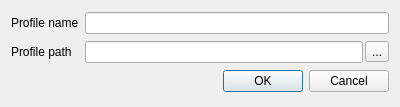
<?xml version="1.0" encoding="UTF-8"?>
<ui version="4.0">
 <class>Dialog</class>
 <widget class="QDialog" name="Dialog">
  <property name="geometry">
   <rect>
    <x>0</x>
    <y>0</y>
    <width>400</width>
    <height>107</height>
   </rect>
  </property>
  <property name="windowTitle">
   <string>Save as profile</string>
  </property>
  <layout class="QGridLayout" name="gridLayout">
   <item row="0" column="0">
    <widget class="QLabel" name="label">
     <property name="text">
      <string>Profile name</string>
     </property>
    </widget>
   </item>
   <item row="0" column="1">
    <widget class="QLineEdit" name="leName"/>
   </item>
   <item row="1" column="0">
    <widget class="QLabel" name="label_2">
     <property name="text">
      <string>Profile path</string>
     </property>
    </widget>
   </item>
   <item row="1" column="1">
    <layout class="QHBoxLayout" name="horizontalLayout">
     <property name="spacing">
      <number>2</number>
     </property>
     <item>
      <widget class="QLineEdit" name="leFilePath"/>
     </item>
     <item>
      <widget class="QToolButton" name="btnBrowse">
       <property name="toolTip">
        <string>Browse...</string>
       </property>
       <property name="text">
        <string>...</string>
       </property>
      </widget>
     </item>
    </layout>
   </item>
   <item row="2" column="0" colspan="2">
    <widget class="QDialogButtonBox" name="buttonBox">
     <property name="orientation">
      <enum>Qt::Horizontal</enum>
     </property>
     <property name="standardButtons">
      <set>QDialogButtonBox::Cancel|QDialogButtonBox::Ok</set>
     </property>
    </widget>
   </item>
  </layout>
 </widget>
 <resources/>
 <connections>
  <connection>
   <sender>buttonBox</sender>
   <signal>accepted()</signal>
   <receiver>Dialog</receiver>
   <slot>accept()</slot>
   <hints>
    <hint type="sourcelabel">
     <x>248</x>
     <y>254</y>
    </hint>
    <hint type="destinationlabel">
     <x>157</x>
     <y>274</y>
    </hint>
   </hints>
  </connection>
  <connection>
   <sender>buttonBox</sender>
   <signal>rejected()</signal>
   <receiver>Dialog</receiver>
   <slot>reject()</slot>
   <hints>
    <hint type="sourcelabel">
     <x>316</x>
     <y>260</y>
    </hint>
    <hint type="destinationlabel">
     <x>286</x>
     <y>274</y>
    </hint>
   </hints>
  </connection>
 </connections>
</ui>
